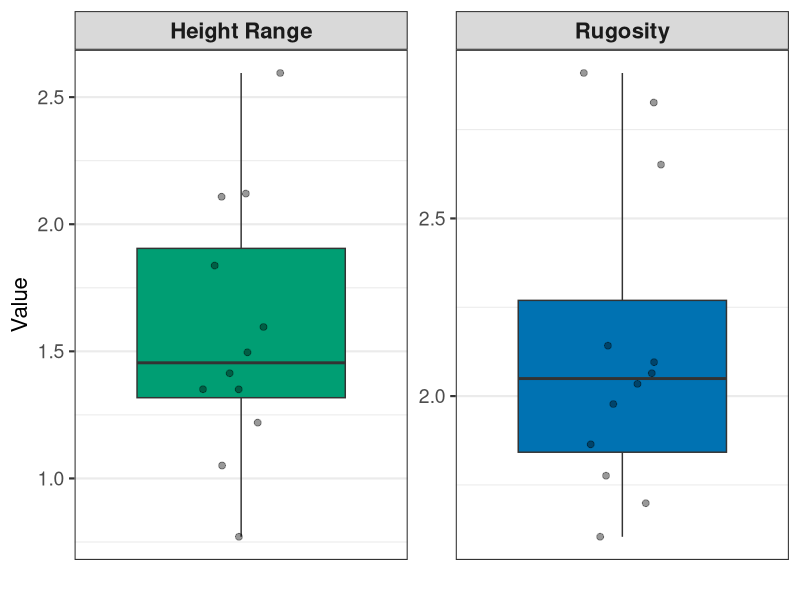

This chart was generated by the following R code:

library(tidyverse)


RDH_allreef <- read.csv("RDH_AllReef_V2.csv")

RDH_allreef_sum <- RDH_allreef %>%
group_by(Site, Complexity_Level) %>%
  summarize(Rugosity = mean(Rugosity),
            FractalDimension = mean(FractalDimension),
            HeightRange = mean(HeightRange))


RDH_long <- RDH_allreef %>%
  pivot_longer(
    cols = c(Rugosity, HeightRange),
    names_to = "Metric",
    values_to = "Value"
  ) %>%
  mutate(
    Metric = recode(
      Metric,
      "Rugosity" = "Rugosity",
      "HeightRange" = "Height Range"
    ))

RDH_allreef %>%
  filter(Site == 2) %>%
  summarise(max(Rugosity, na.rm = TRUE))

allreefplot_v2 <- ggplot(RDH_long, aes(x = "", y = Value, fill = Metric)) +
  geom_boxplot() +
  geom_jitter(
    width = 0.15,
    alpha = 0.4,
    size = 2,
    show.legend = FALSE
  ) +
  facet_wrap(~Metric, scales = "free_y") +
  scale_fill_manual(
    values = c(
      "Rugosity" = "#0072B2",   # blue
      "Height Range" = "#009E73"       # bluish green
    )
  ) +
  labs(
    x = NULL,
    y = "Value"
  ) +
  theme_bw(base_size = 16) +
  theme(
    strip.text = element_text(size = 16, face = "bold"),
    axis.title = element_text(size = 16),
    axis.text = element_text(size = 14),
    axis.ticks.x = element_blank(),
    legend.position = "none",
    panel.grid.major.x = element_blank()
  )

# allreefplot_v2 <- ggplot(RDH_long, aes(x = as.factor(Site), y = Value, fill = as.factor(Site))) +
#   geom_boxplot()+
#   geom_jitter(
#     width = 0.15,
#     alpha = 0.4,
#     size = 2
#   ) +
#   facet_wrap(~Metric, scales = "free_y") +
#   scale_fill_manual(
#     values = c("#0072B2", "#D55E00"),  # Okabe-Ito palette
#     name = ""
#   ) +
#   labs(
#     x = "Site",
#     y = "Value"
#   ) +
#   theme_bw(base_size = 16) +
#   theme(
#     strip.text = element_text(size = 16, face = "bold"),
#     axis.title = element_text(size = 16),
#     axis.text = element_text(size = 14),
#     legend.title = element_text(size = 15),
#     legend.text = element_text(size = 14),
#     legend.position = "none",
#     panel.grid.major.x = element_blank()
#   )
#   
